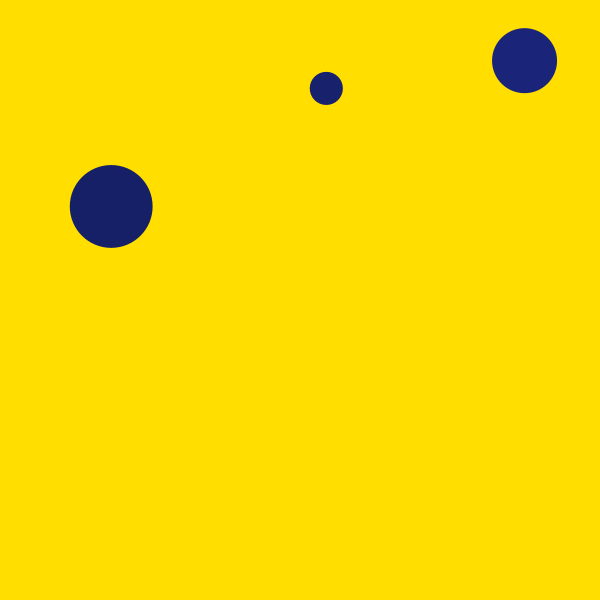
Frame 1 (no input)
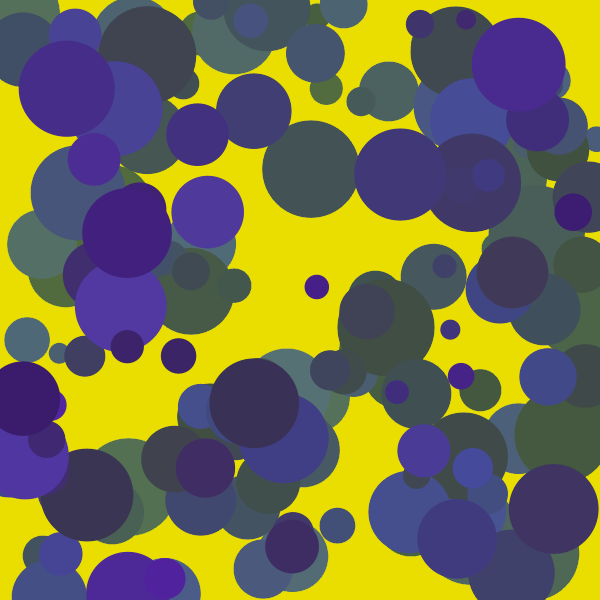
Frame 60 (the mouse pressed at the canvas centre just before this capture)
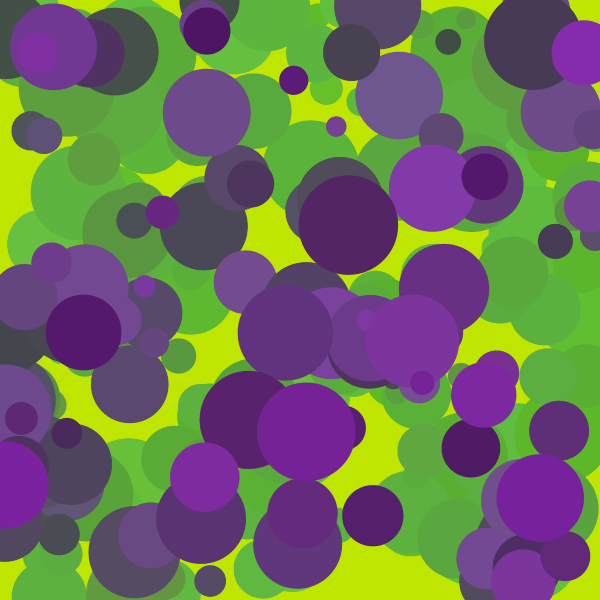
Frame 120 (the mouse held since frame 60 and released just before this capture)

The Processing sketch that drew these frames (run headless with seeded random() and noise(); from frame 60 on, the mouse is pressed at the canvas centre):

// Processing sketch: del1al7
// ── del1al7.pde

int col, vec, estado, alfa;
float dista, ang;
//7
ArrayList giradores;
int ran, can;
girador g1, g2, g3;
//thread
SimpleThread t1;

void setup() {
  size(600, 600); 
  colorMode(HSB);
  smooth();
  noStroke();
  iniciar();
  background((col+128)%256, 255, 255);

  estado = int(random(1, 3))*int(random(1, 2));
  alfa = 1;
  vec = 10;
  //7
  ran = 10;
  can = 20;
  giradores = new ArrayList();
  for (int i = 0; i < can; i++) {
    giradores.add(new girador());
  }
  //thread;
  t1 = new SimpleThread();
  t1.start();
}

void draw() {
  fill((col+128)%256, 255, 255, alfa);
  rect(0, 0, width, height);
  if (estado == 1) {
    alfa = 1;
    f1();
  }
  else if (estado == 2) {
    alfa = 2;
    f2();
  }
  else if (estado == 3) {
    alfa = 2;
    f3();
  }
  else if (estado == 5) {
    alfa = 5;
    f5();
  }
  else if (estado == 6) {
    alfa = 5;
    f6();
  }
  else if (estado == 7) {
    alfa = 5;
    f7();
  }
  //cambio de color
  col += int(random(-1, 2));
  col = col%256;
  //angulo 
  ang += 0.02;
  ang = ang%(PI*2);
}

void keyPressed() {
  if (key == 'r') {
    iniciar();
  }else if (key == 't') {
    t1.andando = !t1.andando;
  }
  else if (key == '1') {
    estado = 1;
  }
  else if (key == '2') {
    estado = 2;
  }
  else if (key == '3') {
    estado = 3;
  }
  else if (key == '5') {
    estado = 5;
  }
  else if (key == '6') {
    estado = 6;
  }
  else if (key == '7') {
    estado = 7;
  }
}

void f1() {
  float grosor = random(20, 100);
  fill(color(col, 200, random(100, 180)));
  ellipse(mouseX, mouseY, grosor, grosor);
}

void f2() {
  for (int i = 0; i < random(5); i++) {
    float grosor = random(20, 100);
    fill(color(col, 200, random(100, 180)));
    ellipse(random(width), random(height), grosor, grosor);
  }
}

void f3() {
  for (int i = 0; i < random(9); i++) {
    float grosor = random(4, 10);
    fill(color(col, 200, random(100, 180)));
    ellipse(random(width), random(height), grosor, grosor);
  }
  //dibujar puntero
  float grosor = random(20, 100);
  fill(color(col, 200, random(100, 180)));
  ellipse(mouseX, mouseY, grosor, grosor);
}

void f5() {
  dista = dist(mouseX, mouseY, width/2, height/2)*10;
  for (int i = 0; i < vec; i++) {
    float dis = (dista/vec)*i;
    if (i%2 == 1) {
      fill(col, 255, 255);
    }
    else {
      fill((col+128)%256, 255, 255);
    }
    ellipse(width/2 + cos(ang)*dis, height/2 +sin(ang)*dis, dis, dis);
    ellipse(width/2 + cos(ang+2*PI/3)*dis, height/2 +sin(ang+2*PI/3)*dis, dis, dis);
    ellipse(width/2 + cos(ang+2*PI/3*2)*dis, height/2 +sin(ang+2*PI/3*2)*dis, dis, dis);
  }
}

void f6() {
  for (int j = 0; j < height/ran; j++) {
    for (int i = 0; i < width/ran; i++) {
      if (random(2) > 1) {
        fill((col+128)%256, 255, 255);
      }
      else {
        fill(col, 255, 255);
      }
      rect(ran*i, ran*j, ran, ran);
    }
  } 
  for (int i = 0; i < can; i++) {
    girador aux = (girador) giradores.get(i);
    aux.alfa = 255;
    aux.act();
  }
}

void f7() {
  for (int j = 0; j < height/ran; j++) {
    for (int i = 0; i < width/ran; i++) {
      if (random(2) > 1) {
        fill((col+128)%256, 255, 255, 10);
      }
      else {
        fill(col, 255, 255, 10);
      }
      rect(ran*i, ran*j, ran, ran);
    }
  } 
  for (int i = 0; i < can; i++) {
    girador aux = (girador) giradores.get(i);
    aux.alfa = 100;
    aux.act();
  }
}

void iniciar() {
  col = int(random(256));
  background((col+128)%256, 215, 255);
}

class girador {
  float x, y, ang, vel, rad, dim, alfa;
  girador() {
    x = random(width);
    y = random(height);
    ang = random(TWO_PI);
    vel = 1;
    dim = random(20, 200);
    rad = dim/2;
    alfa = 255;
  } 
  void act() {
    //mueve
    x += cos(ang)*vel;
    y += sin(ang)*vel;
    //aleja del mouse
    float distancia = dist(x, y, mouseX, mouseY);
    if (distancia < dim) {
      float angu = atan2(mouseY-y, mouseX-x);
      float velo = (dim - distancia)/10;
      x -= cos(angu)*velo;
      y -= sin(angu)*velo;
    }
    //controla los bordes...
    if (x > width+rad) {
      x = -rad;
    }
    else if (x < -rad) {
      x = width+rad;
    }

    else if (y > height+rad) {
      y = -rad;
    }

    else if (y < -rad) {
      y = height+rad;
    }
    //color aleatorio
    if (random(2) > 1) {
      fill((col+128)%256, 255, 255, alfa);
    }
    else {
      fill(col, 255, 255, alfa);
    }
    //dibuja
    ellipse(x, y, dim, dim);
    ang += random(-0.1, 0.1);
    ang = ang%TWO_PI;
  }
}

class SimpleThread extends Thread {
  boolean andando;           // esta andando
  int esperar;               // cuanto tiempo espera
  String nombre;             // nombre
  int contador;              // cuenta 

  SimpleThread () {
    andando = false;
    contador = 0;
  }

  int getCount() {
    return contador;
  }

  void start () {
    andando = true;
    esperar = int(random(100, 5000));
    println("Arranco un thread"); 
    super.start();
  }

  void run () {
    while (andando) {
      contador++;
      if (random(2) > 1) {
        estado = int(random(1, 4));
      }else{
        estado = int(random(5, 8));
      }
      try {
        sleep((long)(esperar));
        esperar = int(random(100, 2000));
      } 
      catch (Exception e) {
        println(e);
      }
    }
  }

  void quit() { 
    andando = false;  // Setting running to false ends the loop in run()
    // IUn case the thread is waiting. . .
    interrupt();
  }
}
